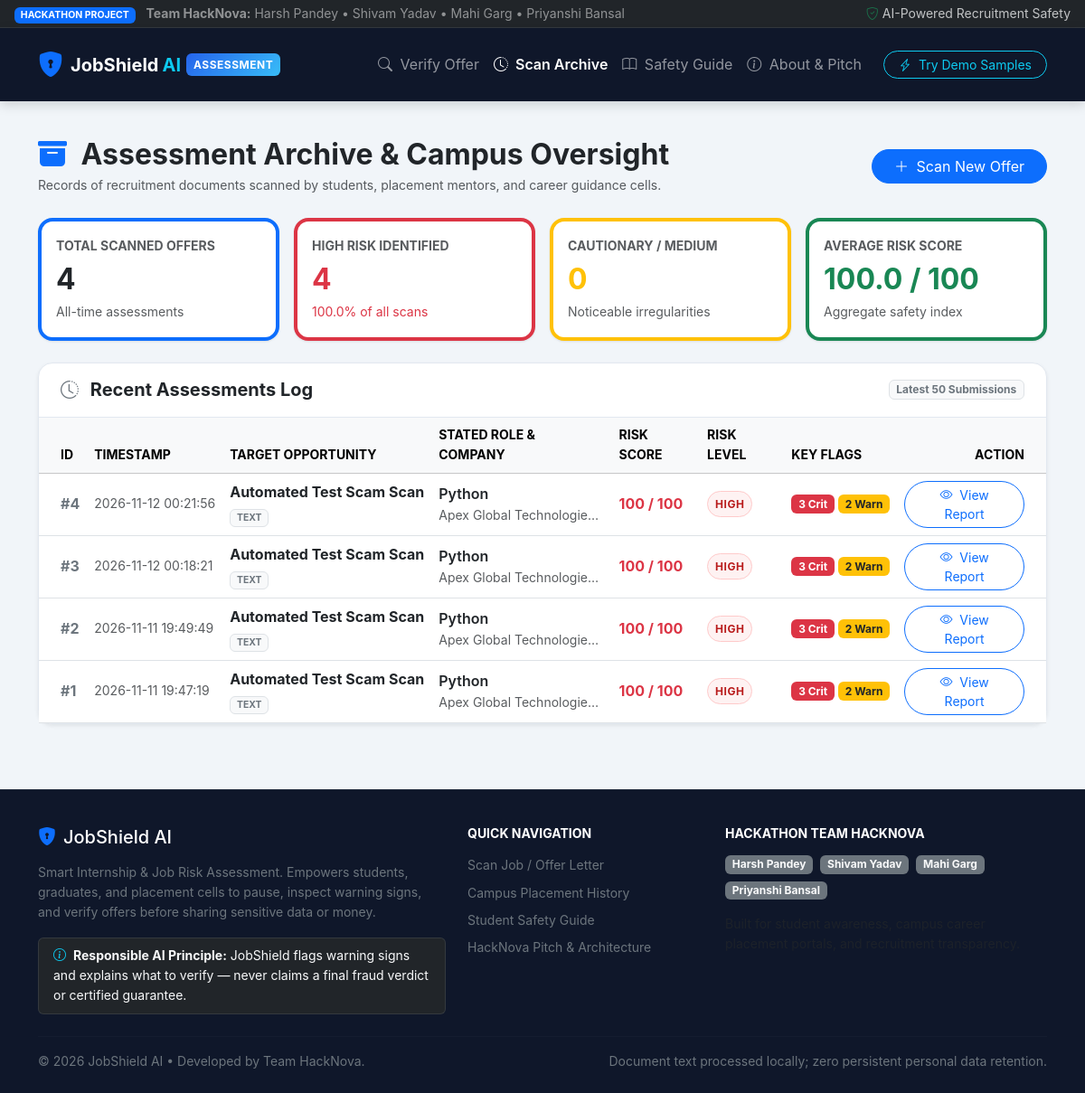
The app's page /history with its own data.
### tables this page shows
CREATE TABLE scans (
            id INTEGER PRIMARY KEY AUTOINCREMENT,
            timestamp TEXT NOT NULL,
            document_name TEXT NOT NULL,
            input_type TEXT NOT NULL,
            company TEXT,
            role TEXT,
            stipend TEXT,
            risk_score INTEGER NOT NULL,
            risk_level TEXT NOT NULL,
            critical_count INTEGER DEFAULT 0,
            warning_count INTEGER DEFAULT 0,
            analysis_json TEXT NOT NULL,
            summary TEXT,
            feedback_rating INTEGER DEFAULT 0,
            feedback_comments TEXT
        );

### app.py (the view)
@app.route("/history")
def history():
    scans = get_recent_scans(limit=50)
    stats = get_analytics_summary()
    return render_template("history.html", scans=scans, stats=stats)

### templates/history.html (shortened to what this page needs)
{% extends "base.html" %}
{% block content %}
<div class="container py-4">
    <div class="d-flex flex-wrap justify-content-between align-items-center mb-4">
        <div>
            <h2 class="fw-bold mb-1 text-dark">
                <i class="bi bi-archive-fill text-primary me-2"></i> Assessment Archive & Campus Oversight
            </h2>
            <p class="text-muted mb-0 small">
                Records of recruitment documents scanned by students, placement mentors, and career guidance cells.
            </p>
        </div>
        <div class="mt-2 mt-md-0">
            <a href="{{ url_for('index') }}" class="btn btn-primary rounded-pill px-4">
                <i class="bi bi-plus-lg me-1"></i> Scan New Offer
            </a>
        </div>
    </div>
    <div class="row g-3 mb-4">
        <div class="col-md-3 col-6">
            <div class="custom-card p-3 border-start border-4 border-primary">
                <div class="text-muted small text-uppercase fw-bold">Total Scanned Offers</div>
                <div class="fs-2 fw-bold text-dark">{{ stats.total_scans }}</div>
                <div class="small text-muted">All-time assessments</div>
            </div>
        </div>
        <div class="col-md-3 col-6">
            <div class="custom-card p-3 border-start border-4 border-danger">
                <div class="text-muted small text-uppercase fw-bold">High Risk Identified</div>
                <div class="fs-2 fw-bold text-danger">{{ stats.high_risk }}</div>
                <div class="small text-danger">{{ stats.high_risk_pct }}% of all scans</div>
            </div>
        </div>
        <div class="col-md-3 col-6">
            <div class="custom-card p-3 border-start border-4 border-warning">
                <div class="text-muted small text-uppercase fw-bold">Cautionary / Medium</div>
                <div class="fs-2 fw-bold text-warning">{{ stats.medium_risk }}</div>
                <div class="small text-muted">Noticeable irregularities</div>
            </div>
        </div>
        <div class="col-md-3 col-6">
            <div class="custom-card p-3 border-start border-4 border-success">
                <div class="text-muted small text-uppercase fw-bold">Average Risk Score</div>
                <div class="fs-2 fw-bold text-success">{{ stats.avg_risk_score }} / 100</div>
                <div class="small text-muted">Aggregate safety index</div>
            </div>
        </div>
    </div>
    <div class="custom-card shadow-sm">
        <div class="card-header-clean d-flex justify-content-between align-items-center">
            <h5 class="mb-0 fw-bold text-dark">
                <i class="bi bi-clock-history text-secondary me-2"></i> Recent Assessments Log
            </h5>
            <span class="badge bg-light text-secondary border">Latest 50 Submissions</span>
        </div>
        <div class="card-body p-0">
            <div class="table-responsive">
                <table class="table table-hover align-middle mb-0">
                    <thead class="table-light">
                        <tr class="small text-uppercase text-secondary">
                            <th class="ps-4">ID</th>
                            <th>Timestamp</th>
                            <th>Target Opportunity</th>
                            <th>Stated Role & Company</th>
                            <th>Risk Score</th>
                            <th>Risk Level</th>
                            <th>Key Flags</th>
                            <th class="text-end pe-4">Action</th>
                        </tr>
                    </thead>
                    <tbody>
                        {% for scan in scans %}
                        <tr>
                            <td class="ps-4 fw-bold text-secondary">#{{ scan.id }}</td>
                            <td class="small text-muted text-nowrap">{{ scan.timestamp }}</td>
                            <td>
                                <div class="fw-bold text-dark text-truncate" style="max-width: 220px;" title="{{ scan.document_name }}">
                                    {{ scan.document_name }}
                                </div>
                                <span class="badge bg-light text-secondary border small text-uppercase" style="font-size: 0.65rem;">
                                    {{ scan.input_type }}
                                </span>
                            </td>
                            <td>
                                <div class="fw-semibold text-dark text-truncate" style="max-width: 180px;">
                                    {{ scan.role }}
                                </div>
                                <small class="text-muted text-truncate d-block" style="max-width: 180px;">
                                    {{ scan.company }}
                                </small>
                            </td>
                            <td>
                                <span class="fw-bold {% if scan.risk_level == 'HIGH' %}text-danger{% elif scan.risk_level == 'MEDIUM' %}text-warning{% else %}text-success{% endif %}">
                                    {{ scan.risk_score }} / 100
                                </span>
                            </td>
                            <td>
                                <span class="risk-badge {% if scan.risk_level == 'HIGH' %}badge-high{% elif scan.risk_level == 'MEDIUM' %}badge-medium{% else %}badge-low{% endif %} py-1 px-2 small" style="font-size: 0.75rem;">
                                    {{ scan.risk_level }}
                                </span>
                            </td>
                            <td>
                                <div class="d-flex gap-1">
                                    {% if scan.critical_count > 0 %}
                                    <span class="badge bg-danger small" title="Critical red flags">{{ scan.critical_count }} Crit</span>
                                    {% endif %}
                                    {% if scan.warning_count > 0 %}
                                    <span class="badge bg-warning text-dark small" title="Warning red flags">{{ scan.warning_count }} Warn</span>
                                    {% endif %}
                                </div>
                            </td>
                            <td class="text-end pe-4">
                                <a href="{{ url_for('view_report', scan_id=scan.id) }}" class="btn btn-sm btn-outline-primary rounded-pill px-3">
                                    <i class="bi bi-eye me-1"></i> View Report
                                </a>
                            </td>
                        </tr>
                        {% endfor %}
                    </tbody>
                </table>
            </div>
        </div>
    </div>
</div>
{% endblock %}

### templates/base.html (shortened to what this page needs)
<!DOCTYPE html>
<html lang="en">
<head>
    <link href="https://cdn.jsdelivr.net/npm/bootstrap@5.3.3/dist/css/bootstrap.min.css" rel="stylesheet">
    <link rel="stylesheet" href="https://cdn.jsdelivr.net/npm/bootstrap-icons@1.11.3/font/bootstrap-icons.min.css">
    <link rel="stylesheet" href="{{ url_for('static', filename='css/style.css') }}">
</head>
<body {% block body_attrs %}{% endblock %}>
    <div class="bg-dark text-white-50 py-1 px-3 d-flex justify-content-between align-items-center small border-bottom border-secondary border-opacity-25 no-print">
        <div>
            <span class="badge bg-primary text-uppercase me-2">Hackathon Project</span>
            <strong>Team HackNova:</strong> Harsh Pandey • Shivam Yadav • Mahi Garg • Priyanshi Bansal
        </div>
        <div class="d-none d-md-block text-end">
            <span class="text-light opacity-75"><i class="bi bi-shield-check text-success me-1"></i>AI-Powered Recruitment Safety</span>
        </div>
    </div>
    <nav class="navbar navbar-expand-lg navbar-dark navbar-custom sticky-top no-print">
        <div class="container">
            <a class="navbar-brand d-flex align-items-center fw-bold" href="{{ url_for('index') }}">
                <i class="bi bi-shield-lock-fill text-primary fs-3 me-2"></i>
                <span class="text-white">JobShield</span>
                <span class="text-info ms-1">AI</span>
                <span class="brand-badge">Assessment</span>
            </a>
            <div class="collapse navbar-collapse" id="navbarContent">
                <ul class="navbar-nav ms-auto mb-2 mb-lg-0 align-items-lg-center">
                    <li class="nav-item">
                        <a class="nav-link {% if request.path == '/' %}active fw-semibold text-white{% endif %}" href="{{ url_for('index') }}">
                            <i class="bi bi-search me-1"></i> Verify Offer
                        </a>
                    </li>
                    <li class="nav-item">
                        <a class="nav-link {% if request.path == '/history' %}active fw-semibold text-white{% endif %}" href="{{ url_for('history') }}">
                            <i class="bi bi-clock-history me-1"></i> Scan Archive
                        </a>
                    </li>
                    <li class="nav-item">
                        <a class="nav-link {% if request.path == '/guide' %}active fw-semibold text-white{% endif %}" href="{{ url_for('guide') }}">
                            <i class="bi bi-book me-1"></i> Safety Guide
                        </a>
                    </li>
                    <li class="nav-item">
                        <a class="nav-link {% if request.path == '/about' %}active fw-semibold text-white{% endif %}" href="{{ url_for('about') }}">
                            <i class="bi bi-info-circle me-1"></i> About & Pitch
                        </a>
                    </li>
                    <li class="nav-item ms-lg-3">
                        <a class="btn btn-sm btn-outline-info rounded-pill px-3" href="{{ url_for('index') }}#samples">
                            <i class="bi bi-lightning-charge me-1"></i> Try Demo Samples
                        </a>
                    </li>
                </ul>
            </div>
        </div>
    </nav>
    <main class="main-content">
        {% block content %}{% endblock %}
    </main>
    <footer class="no-print">
        <div class="container">
            <div class="row g-4 mb-4">
                <div class="col-lg-5">
                    <h5 class="text-white d-flex align-items-center mb-3">
                        <i class="bi bi-shield-lock-fill text-primary me-2"></i> JobShield AI
                    </h5>
                    <p class="small text-secondary mb-3">
                        Smart Internship & Job Risk Assessment. Empowers students, graduates, and placement cells to pause, inspect warning signs, and verify offers before sharing sensitive data or money.
                    </p>
                    <div class="p-2 px-3 rounded bg-dark border border-secondary border-opacity-25 small text-light">
                        <i class="bi bi-info-circle text-info me-1"></i>
                        <strong>Responsible AI Principle:</strong> JobShield flags warning signs and explains what to verify — never claims a final fraud verdict or certified guarantee.
                    </div>
                </div>
                <div class="col-lg-3 col-md-6">
                    <h6 class="text-white text-uppercase small fw-bold mb-3">Quick Navigation</h6>
                    <ul class="list-unstyled small text-secondary">
                        <li class="mb-2"><a href="{{ url_for('index') }}" class="text-decoration-none text-secondary hover-white">Scan Job / Offer Letter</a></li>
                        <li class="mb-2"><a href="{{ url_for('history') }}" class="text-decoration-none text-secondary hover-white">Campus Placement History</a></li>
                        <li class="mb-2"><a href="{{ url_for('guide') }}" class="text-decoration-none text-secondary hover-white">Student Safety Guide</a></li>
                        <li class="mb-2"><a href="{{ url_for('about') }}" class="text-decoration-none text-secondary hover-white">HackNova Pitch & Architecture</a></li>
                    </ul>
                </div>
                <div class="col-lg-4 col-md-6">
                    <h6 class="text-white text-uppercase small fw-bold mb-3">Hackathon Team HackNova</h6>
                    <div class="d-flex flex-wrap gap-2 mb-3">
                        <span class="badge bg-secondary text-light">Harsh Pandey</span>
                        <span class="badge bg-secondary text-light">Shivam Yadav</span>
                        <span class="badge bg-secondary text-light">Mahi Garg</span>
                        <span class="badge bg-secondary text-light">Priyanshi Bansal</span>
                    </div>
                    <p class="small text-muted mb-0">
                    </p>
                </div>
            </div>
            <hr class="border-secondary border-opacity-25 my-3">
            <div class="d-flex flex-column flex-md-row justify-content-between align-items-center small text-secondary">
                <div>© 2026 JobShield AI • Developed by Team HackNova.</div>
                <div>Document text processed locally; zero persistent personal data retention.</div>
            </div>
        </div>
    </footer>
</body>
</html>

### records on screen
scans: id "4", timestamp "2026-11-12 00:21:56", document_name "Automated Test Scam Scan", input_type "TEXT", role "Python", company "Apex Global Technologie…", risk_score "100", risk_level "HIGH", critical_count "3", warning_count "2"
scans: id "3", timestamp "2026-11-12 00:18:21", document_name "Automated Test Scam Scan", input_type "TEXT", role "Python", company "Apex Global Technologie…", risk_score "100", risk_level "HIGH", critical_count "3", warning_count "2"
scans: id "2", timestamp "2026-11-11 19:49:49", document_name "Automated Test Scam Scan", input_type "TEXT", role "Python", company "Apex Global Technologie…", risk_score "100", risk_level "HIGH", critical_count "3", warning_count "2"
scans: id "1", timestamp "2026-11-11 19:47:19", document_name "Automated Test Scam Scan", input_type "TEXT", role "Python", company "Apex Global Technologie…", risk_score "100", risk_level "HIGH", critical_count "3", warning_count "2"

### other values on screen
{{ stats.total_scans }} "4"
{{ stats.high_risk }} "4"
{{ stats.high_risk_pct }} "100.0"
{{ stats.medium_risk }} "0"
{{ stats.avg_risk_score }} "100.0"
